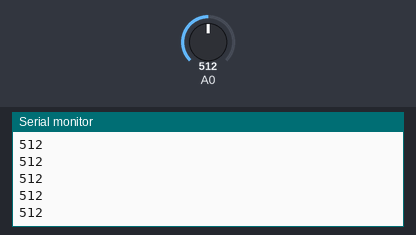
Bench run of a sketch on a simulated Arduino Uno, built with avr-gcc and run on an emulated ATmega328P. Parts: the last lines printed to the serial monitor. The test bench sets the inputs (shaded band); at power-on: A0 = 512. No radio packets arrive unless stated.

Above: at 1.2 s.
1.3 s: A0 set to 716
At 1.9 s:
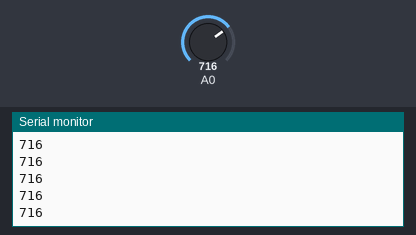
2.8 s: A0 set to 900
At 3.9 s:
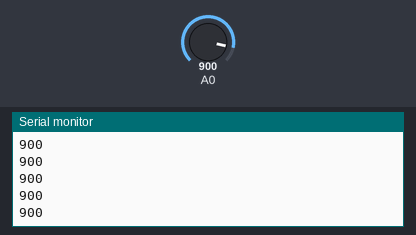
Timing chart, 0 to 5.8 s (numbered marks = the images above; inputs shaded):
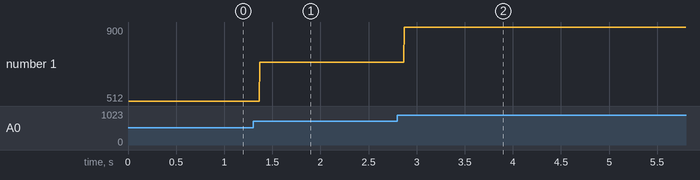

The sketch:

transmitter.ino
```cpp
//_____radio module___________
#include <SPI.h>
#include <nRF24L01.h>
#include <RF24.h>

#define RADIO_CE 9 //CE SP
#define RADIO_SCN 10 //SCN SPI
#define CHANNEL 6
const uint64_t pipe = 0xF0F1F2F3F4L ;  //id
RF24 radio(RADIO_CE, RADIO_SCN); //initialization

int data = 0;

void setup() {
  Serial.begin(9600);

  //radio settings
  radio.begin();
  radio.setChannel(CHANNEL);
  radio.setDataRate(RF24_1MBPS);
  radio.setPALevel(RF24_PA_HIGH);
  //set transmitter mode
  radio.openWritingPipe(pipe);
}

void loop() {
  data = analogRead(A0);
  Serial.println(data);
  radio.write(&data, sizeof(data));
}
```

Measured:
- after the input at 1.3 s, the serial monitor: prints a new line after 0.07 s (image 1)
- after the input at 2.8 s, the serial monitor: prints a new line after 0.07 s (image 2)
- plotted number 1: 512 → 716 after the input at 1.3 s, 716 → 900 after the input at 2.8 s
